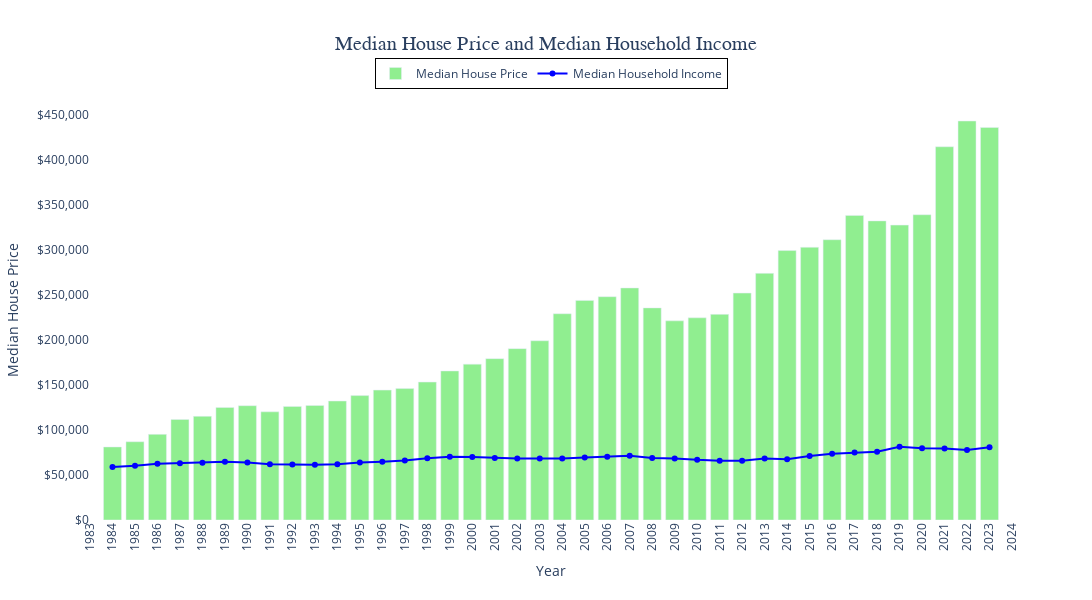

Notebook code cell kept with this figure:
### Markdown cell above
### **Create Combo Graph (Bar Chart for Median House Price and Line Chart for Median Household Income)**

### Code cell
# Create the bar chart for Median House Price
bar_chart = go.Bar(x = combined_data_df["Year"],     # x-axis
                   y = combined_data_df["Median House Price"],     # y-axis
                   name = "Median House Price",     # bar_chart legend title
                   marker = dict(color = "lightgreen")     # Changes the color of the bars
                   )

# Create the line chart for Median Household Income
line_chart = go.Scatter(x = combined_data_df["Year"],     # x-axis
                        y = combined_data_df["Median Household Income"],     # y-axis
                        name = "Median Household Income",     # line_chart legend title
                        mode = "lines+markers",     # Creates a line chart with markers at each data point
                        marker = dict(color = "blue"),     # Changes the color of the line
                        )
        # Notes:
            # In Plotly, the go.Scatter() function is used for both line charts and scatter plots
            # go.Scatter() is a versatile function that can represent data in multiple ways, depending on the parameters you provide

# Create the layout
layout = go.Layout(title = "Median House Price and Median Household Income",
                   xaxis = dict(title = "Year", 
                                tickangle = -90,     # Rotate tick labels to vertical
                                dtick = 1,     # Set the increment for x-axis ticks (1 year)
                                range=[1983, 2024]),     # Set the beginning and end values for the x-axis range
                   plot_bgcolor = "white",     # Set plot area background color
                   title_x = 0.5,    # Center the title
                   title_font = dict(size = 20, family = "Arial, bold"),     # Set the title font size and style
                   width = 1200,
                   height = 600,
                   yaxis = dict(title = "Median House Price", side = "left", tickformat = "$,.0f"),     # Format the y-axis
                   legend = dict(x = 0.5, y = 1.1,     # Position the legend
                                 xanchor = "center",     # Center the legend horizontally
                                 yanchor = "top",     # Anchor the legend to the bottom
                                 orientation = "h",     # Horizontal orientation
                                 bordercolor = "Black",     # Border color of the legend
                                 borderwidth = 1  # Border width of the legend
                                 )
                   )


# Create the figure
combo_fig = go.Figure(data = [bar_chart, line_chart], layout = layout)

# Show the figure
combo_fig.show()

### Figure 1 — Plotly figure (JSON) as saved in the notebook; plotly's stock layout.template omitted (floating-point values rounded to 4 significant figures)
{"data": [{"marker": {"color": "lightgreen"}, "name": "Median House Price", "type": "bar", "x": [1984, 1985, 1986, 1987, 1988, 1989, 1990, 1991, 1992, 1993, 1994, 1995, 1996, 1997, 1998, 1999, 2000, 2001, 2002, 2003, 2004, 2005, 2006, 2007, 2008, 2009, 2010, 2011, 2012, 2013, 2014, 2015, 2016, 2017, 2018, 2019, 2020, 2021, 2022, 2023], "y": [81000, 86800, 95000, 111500, 115000, 124800, 126800, 120000, 126000, 127000, 132000, 138000, 144100, 145800, 153000, 165300, 172900, 179000, 190100, 198800, 228800, 243600, 247700, 257400, 235300, 220900, 224300, 228100, 251700, 273600, 298900, 302500, 310900, 337900, 331800, 327100, 338600, 414000, 442600, 435400]}, {"marker": {"color": "blue"}, "mode": "lines+markers", "name": "Median Household Income", "type": "scatter", "x": [1984, 1985, 1986, 1987, 1988, 1989, 1990, 1991, 1992, 1993, 1994, 1995, 1996, 1997, 1998, 1999, 2000, 2001, 2002, 2003, 2004, 2005, 2006, 2007, 2008, 2009, 2010, 2011, 2012, 2013, 2014, 2015, 2016, 2017, 2018, 2019, 2020, 2021, 2022, 2023], "y": [58930, 60050, 62280, 63060, 63530, 64610, 63830, 61960, 61450, 61150, 61800, 63770, 64710, 66050, 68470, 70210, 70020, 68870, 68310, 68350, 68250, 69310, 70080, 71210, 68780, 68340, 66730, 65750, 65740, 68220, 67360, 71000, 73520, 74810, 75790, 81210, 79560, 79260, 77540, 80610]}], "layout": {"height": 600, "legend": {"bordercolor": "Black", "borderwidth": 1, "orientation": "h", "x": 0.5, "xanchor": "center", "y": 1.1, "yanchor": "top"}, "plot_bgcolor": "white", "title": {"font": {"family": "Arial, bold", "size": 20}, "text": "Median House Price and Median Household Income", "x": 0.5}, "width": 1200, "xaxis": {"dtick": 1, "range": [1983, 2024], "tickangle": -90, "title": {"text": "Year"}, "type": "linear"}, "yaxis": {"autorange": true, "range": [0, 465900.0], "side": "left", "tickformat": "$,.0f", "title": {"text": "Median House Price"}, "type": "linear"}}}
